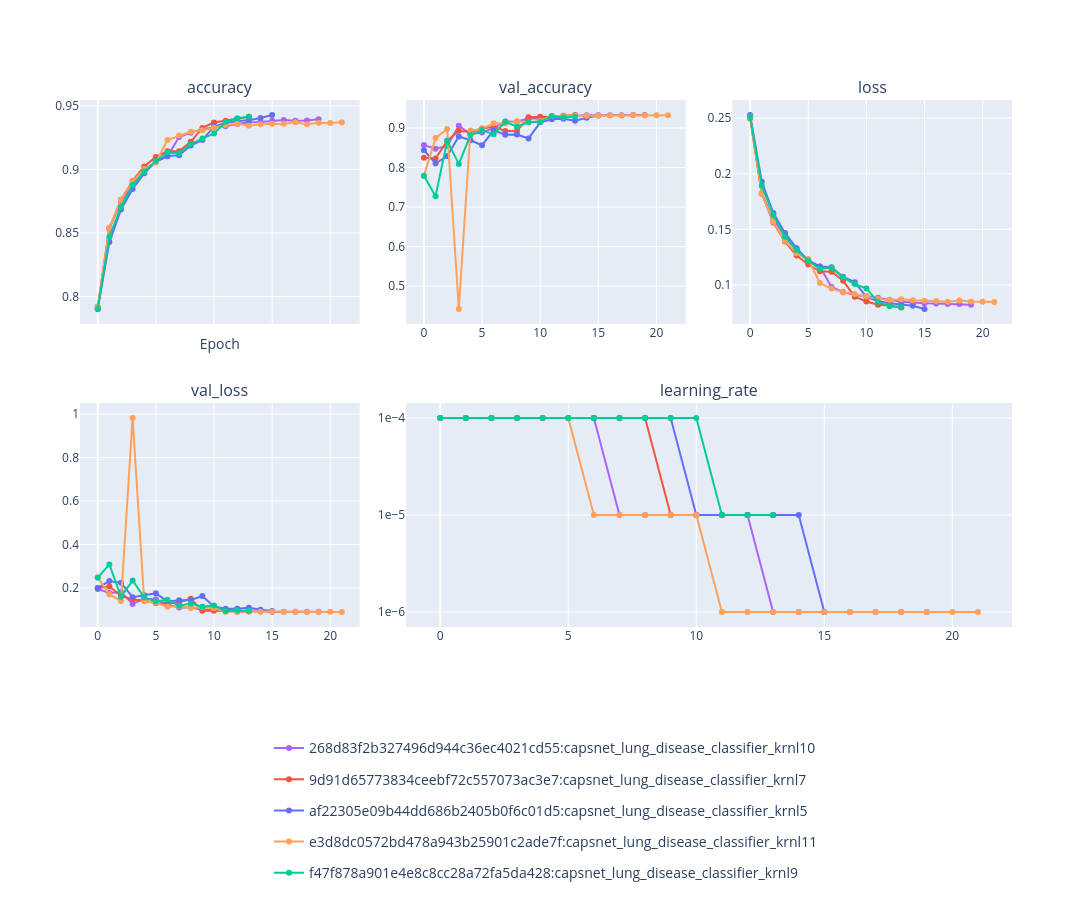

Notebook code cell kept with this figure:
### Code cell
#show training history by run_id from csv 
metric_csv_file_path = os.path.join(PROJECT_DIR, "csv_files", "disease_prediction", "capsnet_training_metrics_all_runs.csv")
df = pd.read_csv(metric_csv_file_path)
df.to_csv(metric_csv_file_path, index=False)
dh.show_training_history_from_csv(metric_csv_file_path)

### Figure 1 — Plotly figure (JSON) as saved in the notebook; plotly's stock layout.template omitted (floating-point values rounded to 4 significant figures)
{"data": [{"legendgroup": "268d83f2b327496d944c36ec4021cd55", "line": {"color": "#AB63FA"}, "mode": "lines+markers", "name": "268d83f2b327496d944c36ec4021cd55:capsnet_lung_disease_classifier_krnl10", "showlegend": true, "type": "scatter", "x": [0, 1, 2, 3, 4, 5, 6, 7, 8, 9, 10, 11, 12, 13, 14, 15, 16, 17, 18, 19], "xaxis": "x", "y": [0.7917, 0.854, 0.8741, 0.8882, 0.898, 0.9059, 0.9103, 0.9254, 0.9289, 0.9315, 0.9329, 0.9339, 0.9358, 0.937, 0.9372, 0.9382, 0.9388, 0.9383, 0.9384, 0.9394], "yaxis": "y"}, {"legendgroup": "9d91d65773834ceebf72c557073ac3e7", "line": {"color": "#EF553B"}, "mode": "lines+markers", "name": "9d91d65773834ceebf72c557073ac3e7:capsnet_lung_disease_classifier_krnl7", "showlegend": true, "type": "scatter", "x": [0, 1, 2, 3, 4, 5, 6, 7, 8, 9, 10, 11, 12, 13], "xaxis": "x", "y": [0.7904, 0.8533, 0.8761, 0.8909, 0.9022, 0.9098, 0.9143, 0.9142, 0.9217, 0.9326, 0.9368, 0.9383, 0.9396, 0.9414], "yaxis": "y"}, {"legendgroup": "af22305e09b44dd686b2405b0f6c01d5", "line": {"color": "#636EFA"}, "mode": "lines+markers", "name": "af22305e09b44dd686b2405b0f6c01d5:capsnet_lung_disease_classifier_krnl5", "showlegend": true, "type": "scatter", "x": [0, 1, 2, 3, 4, 5, 6, 7, 8, 9, 10, 11, 12, 13, 14, 15], "xaxis": "x", "y": [0.7901, 0.8428, 0.8683, 0.8846, 0.8969, 0.9062, 0.9105, 0.911, 0.9187, 0.9231, 0.9337, 0.9365, 0.938, 0.9387, 0.9404, 0.9428], "yaxis": "y"}, {"legendgroup": "e3d8dc0572bd478a943b25901c2ade7f", "line": {"color": "#FFA15A"}, "mode": "lines+markers", "name": "e3d8dc0572bd478a943b25901c2ade7f:capsnet_lung_disease_classifier_krnl11", "showlegend": true, "type": "scatter", "x": [0, 1, 2, 3, 4, 5, 6, 7, 8, 9, 10, 11, 12, 13, 14, 15, 16, 17, 18, 19, 20, 21], "xaxis": "x", "y": [0.7922, 0.854, 0.8759, 0.8906, 0.9004, 0.9054, 0.9231, 0.9267, 0.9296, 0.9307, 0.9327, 0.9348, 0.9358, 0.9344, 0.9356, 0.9359, 0.9359, 0.937, 0.9354, 0.9367, 0.9365, 0.937], "yaxis": "y"}, {"legendgroup": "f47f878a901e4e8c8cc28a72fa5da428", "line": {"color": "#00CC96"}, "mode": "lines+markers", "name": "f47f878a901e4e8c8cc28a72fa5da428:capsnet_lung_disease_classifier_krnl9", "showlegend": true, "type": "scatter", "x": [0, 1, 2, 3, 4, 5, 6, 7, 8, 9, 10, 11, 12, 13], "xaxis": "x", "y": [0.7902, 0.8468, 0.8704, 0.8877, 0.8983, 0.9065, 0.9133, 0.9127, 0.9197, 0.9244, 0.9281, 0.9374, 0.9403, 0.9414], "yaxis": "y"}, {"legendgroup": "268d83f2b327496d944c36ec4021cd55", "line": {"color": "#AB63FA"}, "mode": "lines+markers", "name": "268d83f2b327496d944c36ec4021cd55:capsnet_lung_disease_classifier_krnl10", "showlegend": false, "type": "scatter", "x": [0, 1, 2, 3, 4, 5, 6, 7, 8, 9, 10, 11, 12, 13, 14, 15, 16, 17, 18, 19], "xaxis": "x2", "y": [0.8568, 0.8478, 0.8545, 0.9056, 0.8849, 0.8889, 0.9, 0.9166, 0.9156, 0.9247, 0.924, 0.9251, 0.93, 0.9317, 0.932, 0.9323, 0.932, 0.9321, 0.933, 0.933], "yaxis": "y2"}, {"legendgroup": "9d91d65773834ceebf72c557073ac3e7", "line": {"color": "#EF553B"}, "mode": "lines+markers", "name": "9d91d65773834ceebf72c557073ac3e7:capsnet_lung_disease_classifier_krnl7", "showlegend": false, "type": "scatter", "x": [0, 1, 2, 3, 4, 5, 6, 7, 8, 9, 10, 11, 12, 13], "xaxis": "x2", "y": [0.8248, 0.8229, 0.8673, 0.8929, 0.8901, 0.8985, 0.9029, 0.8925, 0.8924, 0.9275, 0.9284, 0.928, 0.9313, 0.933], "yaxis": "y2"}, {"legendgroup": "af22305e09b44dd686b2405b0f6c01d5", "line": {"color": "#636EFA"}, "mode": "lines+markers", "name": "af22305e09b44dd686b2405b0f6c01d5:capsnet_lung_disease_classifier_krnl5", "showlegend": false, "type": "scatter", "x": [0, 1, 2, 3, 4, 5, 6, 7, 8, 9, 10, 11, 12, 13, 14, 15], "xaxis": "x2", "y": [0.844, 0.8103, 0.8291, 0.8786, 0.869, 0.8565, 0.8939, 0.8831, 0.8837, 0.8736, 0.9144, 0.9221, 0.9236, 0.9186, 0.926, 0.9314], "yaxis": "y2"}, {"legendgroup": "e3d8dc0572bd478a943b25901c2ade7f", "line": {"color": "#FFA15A"}, "mode": "lines+markers", "name": "e3d8dc0572bd478a943b25901c2ade7f:capsnet_lung_disease_classifier_krnl11", "showlegend": false, "type": "scatter", "x": [0, 1, 2, 3, 4, 5, 6, 7, 8, 9, 10, 11, 12, 13, 14, 15, 16, 17, 18, 19, 20, 21], "xaxis": "x2", "y": [0.7789, 0.8744, 0.8974, 0.442, 0.8936, 0.8974, 0.9117, 0.9112, 0.917, 0.9142, 0.9185, 0.9305, 0.9305, 0.9307, 0.9311, 0.9315, 0.9316, 0.9315, 0.9327, 0.9319, 0.9323, 0.9321], "yaxis": "y2"}, {"legendgroup": "f47f878a901e4e8c8cc28a72fa5da428", "line": {"color": "#00CC96"}, "mode": "lines+markers", "name": "f47f878a901e4e8c8cc28a72fa5da428:capsnet_lung_disease_classifier_krnl9", "showlegend": false, "type": "scatter", "x": [0, 1, 2, 3, 4, 5, 6, 7, 8, 9, 10, 11, 12, 13], "xaxis": "x2", "y": [0.7789, 0.7276, 0.8679, 0.8092, 0.8823, 0.895, 0.884, 0.9157, 0.9034, 0.9151, 0.9151, 0.9305, 0.9272, 0.9286], "yaxis": "y2"}, {"legendgroup": "268d83f2b327496d944c36ec4021cd55", "line": {"color": "#AB63FA"}, "mode": "lines+markers", "name": "268d83f2b327496d944c36ec4021cd55:capsnet_lung_disease_classifier_krnl10", "showlegend": false, "type": "scatter", "x": [0, 1, 2, 3, 4, 5, 6, 7, 8, 9, 10, 11, 12, 13, 14, 15, 16, 17, 18, 19], "xaxis": "x3", "y": [0.251, 0.1823, 0.1592, 0.1434, 0.131, 0.1212, 0.1166, 0.09816, 0.09359, 0.09107, 0.08989, 0.08851, 0.08672, 0.08497, 0.08417, 0.08349, 0.08344, 0.08293, 0.08294, 0.08223], "yaxis": "y3"}, {"legendgroup": "9d91d65773834ceebf72c557073ac3e7", "line": {"color": "#EF553B"}, "mode": "lines+markers", "name": "9d91d65773834ceebf72c557073ac3e7:capsnet_lung_disease_classifier_krnl7", "showlegend": false, "type": "scatter", "x": [0, 1, 2, 3, 4, 5, 6, 7, 8, 9, 10, 11, 12, 13], "xaxis": "x3", "y": [0.2499, 0.1821, 0.1561, 0.139, 0.1264, 0.1184, 0.1123, 0.112, 0.1038, 0.08944, 0.08514, 0.08233, 0.08146, 0.07985], "yaxis": "y3"}, {"legendgroup": "af22305e09b44dd686b2405b0f6c01d5", "line": {"color": "#636EFA"}, "mode": "lines+markers", "name": "af22305e09b44dd686b2405b0f6c01d5:capsnet_lung_disease_classifier_krnl5", "showlegend": false, "type": "scatter", "x": [0, 1, 2, 3, 4, 5, 6, 7, 8, 9, 10, 11, 12, 13, 14, 15], "xaxis": "x3", "y": [0.2529, 0.1928, 0.1647, 0.1468, 0.133, 0.1221, 0.1167, 0.116, 0.1074, 0.1025, 0.08919, 0.0854, 0.08368, 0.08249, 0.08131, 0.07839], "yaxis": "y3"}, {"legendgroup": "e3d8dc0572bd478a943b25901c2ade7f", "line": {"color": "#FFA15A"}, "mode": "lines+markers", "name": "e3d8dc0572bd478a943b25901c2ade7f:capsnet_lung_disease_classifier_krnl11", "showlegend": false, "type": "scatter", "x": [0, 1, 2, 3, 4, 5, 6, 7, 8, 9, 10, 11, 12, 13, 14, 15, 16, 17, 18, 19, 20, 21], "xaxis": "x3", "y": [0.2511, 0.182, 0.1569, 0.1398, 0.1285, 0.1233, 0.1017, 0.09676, 0.09325, 0.09197, 0.08978, 0.08731, 0.08656, 0.08725, 0.08635, 0.08585, 0.08565, 0.08494, 0.08604, 0.08506, 0.08501, 0.08475], "yaxis": "y3"}, {"legendgroup": "f47f878a901e4e8c8cc28a72fa5da428", "line": {"color": "#00CC96"}, "mode": "lines+markers", "name": "f47f878a901e4e8c8cc28a72fa5da428:capsnet_lung_disease_classifier_krnl9", "showlegend": false, "type": "scatter", "x": [0, 1, 2, 3, 4, 5, 6, 7, 8, 9, 10, 11, 12, 13], "xaxis": "x3", "y": [0.2516, 0.1893, 0.1631, 0.1434, 0.1314, 0.1218, 0.1146, 0.1155, 0.1067, 0.1008, 0.09687, 0.08464, 0.08081, 0.08015], "yaxis": "y3"}, {"legendgroup": "268d83f2b327496d944c36ec4021cd55", "line": {"color": "#AB63FA"}, "mode": "lines+markers", "name": "268d83f2b327496d944c36ec4021cd55:capsnet_lung_disease_classifier_krnl10", "showlegend": false, "type": "scatter", "x": [0, 1, 2, 3, 4, 5, 6, 7, 8, 9, 10, 11, 12, 13, 14, 15, 16, 17, 18, 19], "xaxis": "x4", "y": [0.1949, 0.1772, 0.1811, 0.1267, 0.15, 0.1479, 0.1231, 0.1102, 0.1105, 0.09879, 0.09995, 0.09961, 0.09475, 0.09185, 0.09107, 0.09083, 0.09078, 0.09086, 0.08997, 0.09001], "yaxis": "y4"}, {"legendgroup": "9d91d65773834ceebf72c557073ac3e7", "line": {"color": "#EF553B"}, "mode": "lines+markers", "name": "9d91d65773834ceebf72c557073ac3e7:capsnet_lung_disease_classifier_krnl7", "showlegend": false, "type": "scatter", "x": [0, 1, 2, 3, 4, 5, 6, 7, 8, 9, 10, 11, 12, 13], "xaxis": "x4", "y": [0.1994, 0.207, 0.1641, 0.1466, 0.1425, 0.1299, 0.1285, 0.1339, 0.1504, 0.09541, 0.09549, 0.09643, 0.0909, 0.09275], "yaxis": "y4"}, {"legendgroup": "af22305e09b44dd686b2405b0f6c01d5", "line": {"color": "#636EFA"}, "mode": "lines+markers", "name": "af22305e09b44dd686b2405b0f6c01d5:capsnet_lung_disease_classifier_krnl5", "showlegend": false, "type": "scatter", "x": [0, 1, 2, 3, 4, 5, 6, 7, 8, 9, 10, 11, 12, 13, 14, 15], "xaxis": "x4", "y": [0.1999, 0.2319, 0.2236, 0.1578, 0.1665, 0.1755, 0.138, 0.1434, 0.1449, 0.1628, 0.1144, 0.1041, 0.1047, 0.1088, 0.09993, 0.0944], "yaxis": "y4"}, {"legendgroup": "e3d8dc0572bd478a943b25901c2ade7f", "line": {"color": "#FFA15A"}, "mode": "lines+markers", "name": "e3d8dc0572bd478a943b25901c2ade7f:capsnet_lung_disease_classifier_krnl11", "showlegend": false, "type": "scatter", "x": [0, 1, 2, 3, 4, 5, 6, 7, 8, 9, 10, 11, 12, 13, 14, 15, 16, 17, 18, 19, 20, 21], "xaxis": "x4", "y": [0.2489, 0.1701, 0.14, 0.9823, 0.1391, 0.1324, 0.1137, 0.1161, 0.1074, 0.1108, 0.1069, 0.09104, 0.09121, 0.09146, 0.09052, 0.09035, 0.09069, 0.09059, 0.08907, 0.08989, 0.09012, 0.08927], "yaxis": "y4"}, {"legendgroup": "f47f878a901e4e8c8cc28a72fa5da428", "line": {"color": "#00CC96"}, "mode": "lines+markers", "name": "f47f878a901e4e8c8cc28a72fa5da428:capsnet_lung_disease_classifier_krnl9", "showlegend": false, "type": "scatter", "x": [0, 1, 2, 3, 4, 5, 6, 7, 8, 9, 10, 11, 12, 13], "xaxis": "x4", "y": [0.2471, 0.3085, 0.1599, 0.2341, 0.1568, 0.1372, 0.1462, 0.118, 0.1282, 0.1141, 0.1188, 0.09241, 0.09641, 0.09514], "yaxis": "y4"}, {"legendgroup": "268d83f2b327496d944c36ec4021cd55", "line": {"color": "#AB63FA"}, "mode": "lines+markers", "name": "268d83f2b327496d944c36ec4021cd55:capsnet_lung_disease_classifier_krnl10", "showlegend": false, "type": "scatter", "x": [0, 1, 2, 3, 4, 5, 6, 7, 8, 9, 10, 11, 12, 13, 14, 15, 16, 17, 18, 19], "xaxis": "x5", "y": [0.0001, 0.0001, 0.0001, 0.0001, 0.0001, 0.0001, 0.0001, 1e-05, 1e-05, 1e-05, 1e-05, 1e-05, 1e-05, 1e-06, 1e-06, 1e-06, 1e-06, 1e-06, 1e-06, 1e-06], "yaxis": "y5"}, {"legendgroup": "9d91d65773834ceebf72c557073ac3e7", "line": {"color": "#EF553B"}, "mode": "lines+markers", "name": "9d91d65773834ceebf72c557073ac3e7:capsnet_lung_disease_classifier_krnl7", "showlegend": false, "type": "scatter", "x": [0, 1, 2, 3, 4, 5, 6, 7, 8, 9, 10, 11, 12, 13], "xaxis": "x5", "y": [0.0001, 0.0001, 0.0001, 0.0001, 0.0001, 0.0001, 0.0001, 0.0001, 0.0001, 1e-05, 1e-05, 1e-05, 1e-05, 1e-05], "yaxis": "y5"}, {"legendgroup": "af22305e09b44dd686b2405b0f6c01d5", "line": {"color": "#636EFA"}, "mode": "lines+markers", "name": "af22305e09b44dd686b2405b0f6c01d5:capsnet_lung_disease_classifier_krnl5", "showlegend": false, "type": "scatter", "x": [0, 1, 2, 3, 4, 5, 6, 7, 8, 9, 10, 11, 12, 13, 14, 15], "xaxis": "x5", "y": [0.0001, 0.0001, 0.0001, 0.0001, 0.0001, 0.0001, 0.0001, 0.0001, 0.0001, 0.0001, 1e-05, 1e-05, 1e-05, 1e-05, 1e-05, 1e-06], "yaxis": "y5"}, {"legendgroup": "e3d8dc0572bd478a943b25901c2ade7f", "line": {"color": "#FFA15A"}, "mode": "lines+markers", "name": "e3d8dc0572bd478a943b25901c2ade7f:capsnet_lung_disease_classifier_krnl11", "showlegend": false, "type": "scatter", "x": [0, 1, 2, 3, 4, 5, 6, 7, 8, 9, 10, 11, 12, 13, 14, 15, 16, 17, 18, 19, 20, 21], "xaxis": "x5", "y": [0.0001, 0.0001, 0.0001, 0.0001, 0.0001, 0.0001, 1e-05, 1e-05, 1e-05, 1e-05, 1e-05, 1e-06, 1e-06, 1e-06, 1e-06, 1e-06, 1e-06, 1e-06, 1e-06, 1e-06, 1e-06, 1e-06], "yaxis": "y5"}, {"legendgroup": "f47f878a901e4e8c8cc28a72fa5da428", "line": {"color": "#00CC96"}, "mode": "lines+markers", "name": "f47f878a901e4e8c8cc28a72fa5da428:capsnet_lung_disease_classifier_krnl9", "showlegend": false, "type": "scatter", "x": [0, 1, 2, 3, 4, 5, 6, 7, 8, 9, 10, 11, 12, 13], "xaxis": "x5", "y": [0.0001, 0.0001, 0.0001, 0.0001, 0.0001, 0.0001, 0.0001, 0.0001, 0.0001, 0.0001, 0.0001, 1e-05, 1e-05, 1e-05], "yaxis": "y5"}], "layout": {"annotations": [{"font": {"size": 16}, "showarrow": false, "text": "accuracy", "x": 0.15, "xanchor": "center", "xref": "paper", "y": 1, "yanchor": "bottom", "yref": "paper"}, {"font": {"size": 16}, "showarrow": false, "text": "val_accuracy", "x": 0.5, "xanchor": "center", "xref": "paper", "y": 1, "yanchor": "bottom", "yref": "paper"}, {"font": {"size": 16}, "showarrow": false, "text": "loss", "x": 0.85, "xanchor": "center", "xref": "paper", "y": 1, "yanchor": "bottom", "yref": "paper"}, {"font": {"size": 16}, "showarrow": false, "text": "val_loss", "x": 0.15, "xanchor": "center", "xref": "paper", "y": 0.425, "yanchor": "bottom", "yref": "paper"}, {"font": {"size": 16}, "showarrow": false, "text": "learning_rate", "x": 0.675, "xanchor": "center", "xref": "paper", "y": 0.425, "yanchor": "bottom", "yref": "paper"}], "height": 900, "legend": {"font": {"size": 14}, "orientation": "h", "x": 0.5, "xanchor": "center", "y": -0.2, "yanchor": "top"}, "width": 1400, "xaxis": {"anchor": "y", "domain": [0, 0.3], "matches": "x4", "showticklabels": false, "title": {"text": "Epoch"}}, "xaxis2": {"anchor": "y2", "domain": [0.35, 0.65]}, "xaxis3": {"anchor": "y3", "domain": [0.7, 1]}, "xaxis4": {"anchor": "y4", "domain": [0, 0.3]}, "xaxis5": {"anchor": "y5", "domain": [0.35, 1]}, "yaxis": {"anchor": "x", "domain": [0.575, 1]}, "yaxis2": {"anchor": "x2", "domain": [0.575, 1]}, "yaxis3": {"anchor": "x3", "domain": [0.575, 1]}, "yaxis4": {"anchor": "x4", "domain": [0, 0.425]}, "yaxis5": {"anchor": "x5", "domain": [0, 0.425], "tickformat": ".0e", "tickvals": [1e-07, 1e-06, 1e-05, 0.0001, 0.001], "type": "log"}}}
